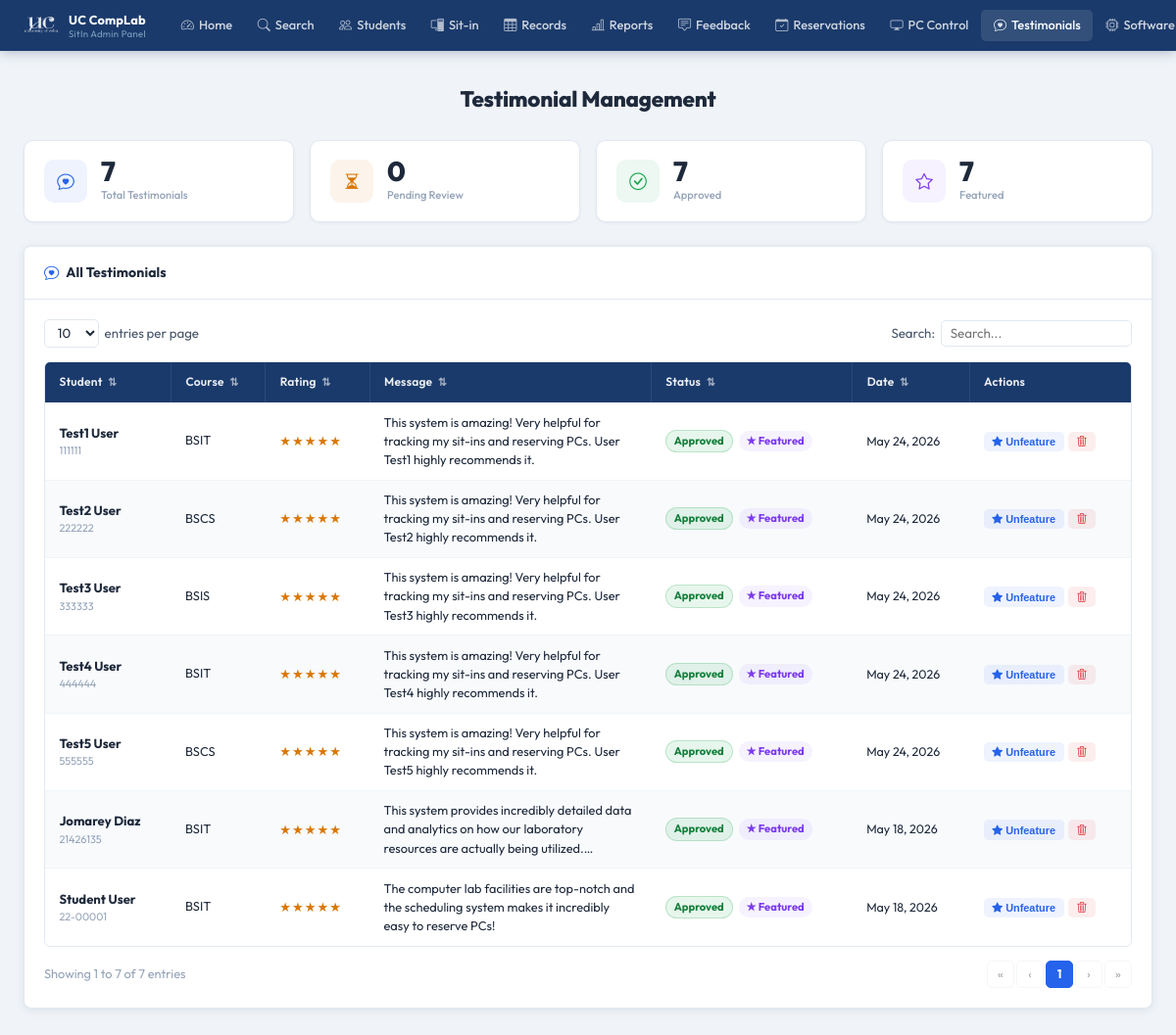
The app's page /pages/admin/testimonials.php (signed in), older data.
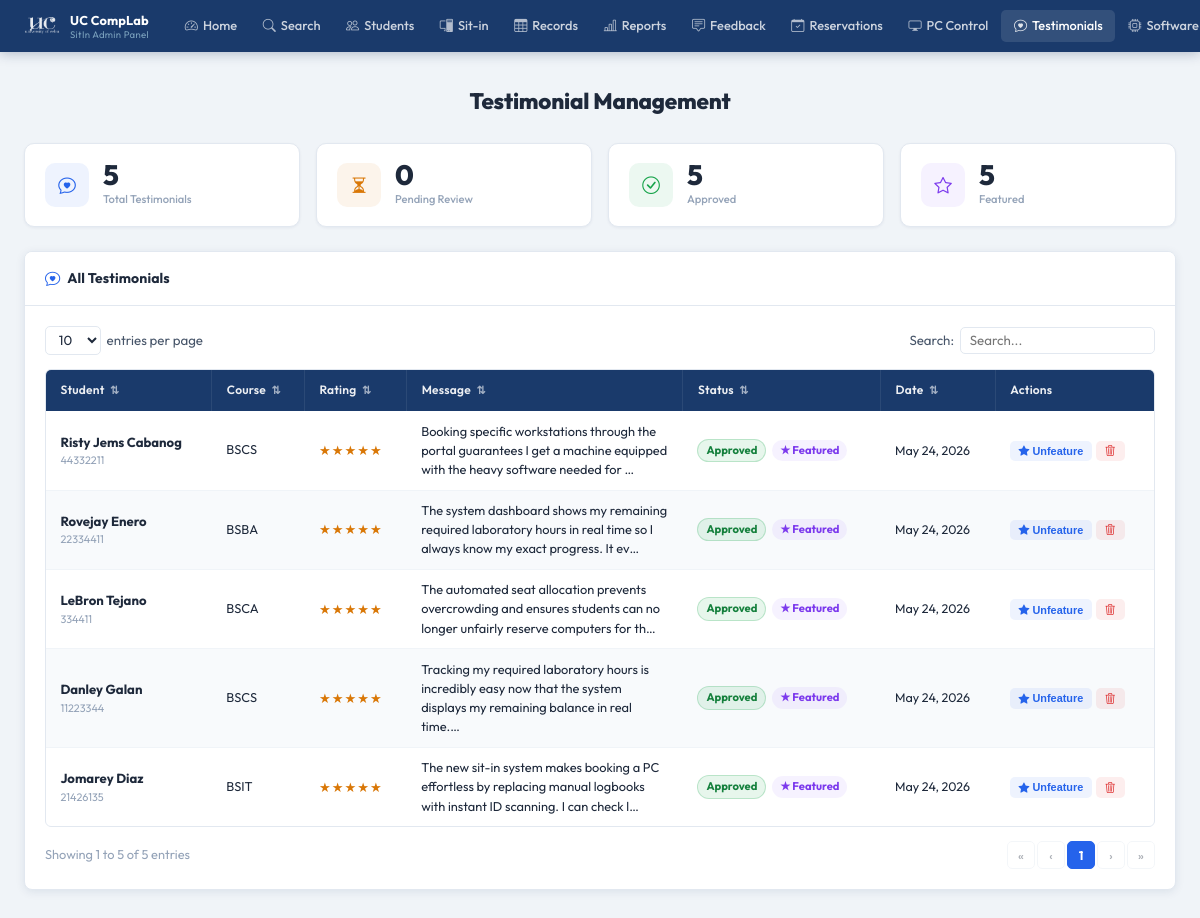
The same page, newer data.
### tables this page shows
CREATE TABLE testimonials (
            id          INTEGER PRIMARY KEY AUTOINCREMENT,
            user_id     INTEGER NOT NULL,
            message     TEXT    NOT NULL,
            rating      INTEGER DEFAULT 5,
            status      TEXT    DEFAULT 'pending',
            is_featured INTEGER DEFAULT 0,
            created_at  DATETIME DEFAULT CURRENT_TIMESTAMP,
            FOREIGN KEY (user_id) REFERENCES users(id) ON DELETE CASCADE
        );

CREATE TABLE users (
            id                 INTEGER PRIMARY KEY AUTOINCREMENT,
            first_name         TEXT    NOT NULL,
            last_name          TEXT    NOT NULL,
            middle_name        TEXT,
            student_id         TEXT    UNIQUE NOT NULL,
            course             TEXT    NOT NULL,
            course_level       INTEGER NOT NULL,
            email              TEXT    UNIQUE NOT NULL,
            address            TEXT    NOT NULL,
            password           TEXT    NOT NULL,
            remaining_sessions INTEGER DEFAULT 30,
            created_at         DATETIME DEFAULT CURRENT_TIMESTAMP
        , profile_picture TEXT, points INTEGER DEFAULT 0);

### pages/admin/testimonials.php (the view, shortened to what this page needs)
<?php
$base = '../../';
$db = getDB();
$testimonials = $db->query("
    SELECT t.*, u.student_id,
           u.first_name || ' ' || u.last_name AS full_name,
           u.course
    FROM testimonials t
    JOIN users u ON u.id = t.user_id
    ORDER BY t.created_at DESC
")->fetchAll();
$total    = count($testimonials);
$pending  = count(array_filter($testimonials, fn($t) => $t['status'] === 'pending'));
$approved = count(array_filter($testimonials, fn($t) => $t['status'] === 'approved'));
$featured = count(array_filter($testimonials, fn($t) => $t['is_featured']));
?>
<!DOCTYPE html>
<html lang="en">
<head>
  <link rel="stylesheet" href="<?= $base ?>assets/css/admin.css"/>
  <link rel="stylesheet" href="https://cdn.jsdelivr.net/npm/bootstrap-icons@1.11.3/font/bootstrap-icons.css"/>
</head>
<body>
<?php require_once __DIR__ . '/../../includes/admin-navbar.php'; ?>
<div class="admin-page">
  <div class="admin-inner">
    <h1 class="a-page-title">Testimonial Management</h1>
    <div class="tst-stat-grid">
      <div class="tst-stat-card">
        <div class="tst-stat-ico" style="background:rgba(37,99,235,0.08);color:#2563EB;"><i class="bi bi-chat-heart"></i></div>
        <div><div class="tst-stat-val"><?= $total ?></div><div class="tst-stat-lbl">Total Testimonials</div></div>
      </div>
      <div class="tst-stat-card">
        <div class="tst-stat-ico" style="background:rgba(217,119,6,0.08);color:#d97706;"><i class="bi bi-hourglass-split"></i></div>
        <div><div class="tst-stat-val"><?= $pending ?></div><div class="tst-stat-lbl">Pending Review</div></div>
      </div>
      <div class="tst-stat-card">
        <div class="tst-stat-ico" style="background:rgba(22,163,74,0.08);color:#16a34a;"><i class="bi bi-check-circle"></i></div>
        <div><div class="tst-stat-val"><?= $approved ?></div><div class="tst-stat-lbl">Approved</div></div>
      </div>
      <div class="tst-stat-card">
        <div class="tst-stat-ico" style="background:rgba(139,92,246,0.08);color:#7c3aed;"><i class="bi bi-star"></i></div>
        <div><div class="tst-stat-val"><?= $featured ?></div><div class="tst-stat-lbl">Featured</div></div>
      </div>
    </div>
    <div class="a-card">
      <div class="a-card-header">
        <i class="bi bi-chat-heart"></i> All Testimonials
      </div>
      <div class="a-card-body">
        <div class="a-table-controls">
          <div class="a-entries-wrap">
            <select id="tstSelect" class="a-entries-select">
              <option>10</option><option>25</option><option>50</option>
            </select>
            <span>entries per page</span>
          </div>
          <div class="a-search-wrap">
            <label>Search:</label>
            <input type="text" id="tstSearch" class="a-search-box" placeholder="Search..."/>
          </div>
        </div>
        <div class="a-table-wrap">
          <table class="a-table" id="tstTable">
            <thead>
              <tr>
                <th class="a-sortable" data-col="0">Student <span class="a-sort-icon">⇅</span></th>
                <th class="a-sortable" data-col="1">Course <span class="a-sort-icon">⇅</span></th>
                <th class="a-sortable" data-col="2">Rating <span class="a-sort-icon">⇅</span></th>
                <th class="a-sortable" data-col="3">Message <span class="a-sort-icon">⇅</span></th>
                <th class="a-sortable" data-col="4">Status <span class="a-sort-icon">⇅</span></th>
                <th class="a-sortable" data-col="5">Date <span class="a-sort-icon">⇅</span></th>
                <th>Actions</th>
              </tr>
            </thead>
            <tbody id="tstBody">
              <?php if (empty($testimonials)): ?>
                <tr class="a-table-empty"><td colspan="7">No testimonials submitted yet.</td></tr>
              <?php else: ?>
                <?php foreach ($testimonials as $t): ?>
                  <tr class="a-data-row">
                    <td>
                      <div style="font-weight:700;font-size:0.82rem;"><?= htmlspecialchars($t['full_name']) ?></div>
                      <div style="font-size:0.68rem;color:#94a3b8;"><?= htmlspecialchars($t['student_id']) ?></div>
                    </td>
                    <td style="font-size:0.80rem;"><?= htmlspecialchars($t['course']) ?></td>
                    <td>
                      <span class="rating-stars">
                        <?= str_repeat('★', (int)$t['rating']) ?><?php if ((int)$t['rating'] < 5): ?><span class="off"><?= str_repeat('★', 5 - (int)$t['rating']) ?></span><?php endif; ?>
                      </span>
                    </td>
                    <td style="max-width:250px;white-space:normal;line-height:1.5;font-size:0.80rem;">
                      <?= htmlspecialchars(mb_substr($t['message'], 0, 120)) ?><?= strlen($t['message']) > 120 ? '…' : '' ?>
                    </td>
                    <td>
                      <span class="a-badge badge-<?= $t['status'] ?>"><?= ucfirst($t['status']) ?></span>
                      <?php if ($t['is_featured']): ?>
                        <span class="a-badge" style="background:rgba(139,92,246,0.08);color:#7c3aed;margin-left:3px;">★ Featured</span>
                      <?php endif; ?>
                    </td>
                    <td style="font-size:0.78rem;"><?= date('M j, Y', strtotime($t['created_at'])) ?></td>
                    <td>
                      <div class="tst-actions">
                        <?php if ($t['status'] === 'approved' && !$t['is_featured']): ?>
                          <form method="POST" style="display:inline;">
                            <input type="hidden" name="action" value="feature"><input type="hidden" name="test_id" value="<?= $t['id'] ?>">
                            <button type="submit" class="tst-act-btn tst-act-feature"><i class="bi bi-star"></i> Feature</button>
                          </form>
                        <?php elseif ($t['is_featured']): ?>
                          <form method="POST" style="display:inline;">
                            <button type="submit" class="tst-act-btn tst-act-feature"><i class="bi bi-star-fill"></i> Unfeature</button>
                          </form>
                        <?php endif; ?>
                        <form method="POST" style="display:inline;" onsubmit="return confirm('Delete this testimonial?')">
                          <button type="submit" class="tst-act-btn tst-act-delete"><i class="bi bi-trash3"></i></button>
                        </form>
                      </div>
                    </td>
                  </tr>
                <?php endforeach; ?>
              <?php endif; ?>
            </tbody>
          </table>
        </div>
        <div class="a-table-footer">
          <div class="a-table-info" id="tstInfo"></div>
          <div class="a-pagination" id="tstPag"></div>
        </div>
      </div>
    </div>
  </div>
</div>
</body>
</html>

### includes/admin-navbar.php (shortened to what this page needs)
<?php
$_currentFile = basename($_SERVER['PHP_SELF']);
function _aNav(string $file): string {
    global $_currentFile;
    return $_currentFile === $file ? 'a-active' : '';
}
?>
<nav class="admin-navbar">
  <div class="admin-nav-inner">
    <a href="<?= $base ?>pages/admin/index.php" class="admin-brand-wrap">
      <img src="<?= $base ?>assets/images/uc-logo-white.png" alt="UC" class="admin-brand-logo" />
      <div class="admin-brand-text">
        <span class="admin-brand-name">UC CompLab</span>
        <span class="admin-brand-sub">SitIn Admin Panel</span>
      </div>
    </a>
    <ul class="admin-nav-links">
      <li><a href="<?= $base ?>pages/admin/index.php" class="<?= _aNav('index.php') ?>">
        <i class="bi bi-speedometer2"></i> Home
      </a></li>
      <li><a href="#" id="adminSearchBtn">
        <i class="bi bi-search"></i> Search
      </a></li>
      <li><a href="<?= $base ?>pages/admin/students.php" class="<?= _aNav('students.php') ?>">
        <i class="bi bi-people"></i> Students
      </a></li>
      <li><a href="<?= $base ?>pages/admin/sitin.php" class="<?= _aNav('sitin.php') ?>">
        <i class="bi bi-pc-display"></i> Sit-in
      </a></li>
      <li><a href="<?= $base ?>pages/admin/view-sitin.php" class="<?= _aNav('view-sitin.php') ?>">
        <i class="bi bi-table"></i> Records
      </a></li>
      <li><a href="<?= $base ?>pages/admin/sitin-reports.php" class="<?= _aNav('sitin-reports.php') ?>">
        <i class="bi bi-bar-chart-line"></i> Reports
      </a></li>
      <li><a href="<?= $base ?>pages/admin/feedback.php" class="<?= _aNav('feedback.php') ?>">
        <i class="bi bi-chat-square-text"></i> Feedback
      </a></li>
      <li><a href="<?= $base ?>pages/admin/reservation.php" class="<?= _aNav('reservation.php') ?>">
        <i class="bi bi-calendar-check"></i> Reservations
      </a></li>
      <li><a href="<?= $base ?>pages/admin/pc-control.php" class="<?= _aNav('pc-control.php') ?>">
        <i class="bi bi-display"></i> PC Control
      </a></li>
      <li><a href="<?= $base ?>pages/admin/testimonials.php" class="<?= _aNav('testimonials.php') ?>">
        <i class="bi bi-chat-heart"></i> Testimonials
      </a></li>
      <li><a href="<?= $base ?>pages/admin/software.php" class="<?= _aNav('software.php') ?>">
        <i class="bi bi-cpu"></i> Software
      </a></li>
    </ul>
  </div>
</nav>

### assets/css/admin.css (style rules this page uses)
:root { --a-navy: #1a3a6b; --a-blue: #1e4da1; --a-mid: #2563EB; --a-light: #dbeafe; --a-white: #ffffff; --a-gray50: #f8fafc; --a-gray100: #f0f4f8; --a-gray200: #e2e8f0; --a-gray400: #94a3b8; --a-gray600: #475569; --a-navy900: #0d1b2e; --a-green: #16a34a; --a-red: #dc2626; --a-yellow: #d97706; --font: 'Outfit', sans-serif; --radius: 8px; --shadow-xs: 0 1px 3px rgba(15,40,84,0.07); --shadow: 0 2px 10px rgba(15,40,84,0.09); }
*, *::before, *::after { box-sizing: border-box; margin: 0; padding: 0; }
body { font-family: var(--font); background: #f0f4f8; color: #1e293b; line-height: 1.55; -webkit-font-smoothing: antialiased; }
a { text-decoration: none; color: inherit; }
.admin-navbar { background: var(--a-navy); position: fixed; top: 0; left: 0; right: 0; z-index: 1000; box-shadow: 0 1px 12px rgba(15,40,84,0.30); }
.admin-nav-inner { display: flex; align-items: center; padding: 0 1.5rem; height: 52px; gap: 0.2rem; }
.admin-nav-links { display: flex; align-items: center; list-style: none; gap: 0; margin-left: auto; }
.admin-nav-links li a { display: flex; align-items: center; gap: 5px; padding: 0.38rem 0.8rem; font-size: 0.80rem; font-weight: 500; color: rgba(255,255,255,0.78); border-radius: 5px; transition: background 0.18s, color 0.18s; white-space: nowrap; cursor: pointer; }
.admin-nav-links li a i { font-size: 0.82rem; opacity: 0.85; }
.admin-nav-links li a:hover, .admin-nav-links li a.a-active { color: #fff; background: rgba(255,255,255,0.11); }
.admin-page { padding-top: 52px; min-height: 100vh; }
.admin-inner { max-width: 1280px; margin: 0 auto; padding: 2rem 1.5rem; }
.a-page-title { font-size: 1.4rem; font-weight: 800; color: #1e293b; text-align: center; margin-bottom: 1.5rem; letter-spacing: -0.2px; }
.a-card { background: var(--a-white); border-radius: var(--radius); box-shadow: var(--shadow); border: 1px solid var(--a-gray200); overflow: hidden; }
.a-card-header { background: var(--a-white); color: #1e293b; padding: 0.9rem 1.25rem; font-size: 0.875rem; font-weight: 700; display: flex; align-items: center; gap: 7px; border-bottom: 1px solid var(--a-gray200); letter-spacing: 0.1px; }
.a-card-header i { color: var(--a-mid); font-size: 0.95rem; flex-shrink: 0; }
.a-card-body { padding: 1.25rem; }
.rating-stars { color: #d97706; font-size: 0.85rem; letter-spacing: 1px; }
.a-table-controls { display: flex; align-items: center; justify-content: space-between; margin-bottom: 0.875rem; flex-wrap: wrap; gap: 0.5rem; }
.a-entries-wrap { display: flex; align-items: center; gap: 6px; font-size: 0.83rem; color: var(--a-gray600); }
.a-entries-select, .a-search-box { padding: 0.3rem 0.55rem; border: 1.5px solid var(--a-gray200); border-radius: 5px; font-family: var(--font); font-size: 0.83rem; outline: none; transition: border-color 0.18s; color: #1e293b; background: var(--a-white); }
.a-search-box { width: 195px; }
.a-search-wrap { display: flex; align-items: center; gap: 6px; font-size: 0.83rem; color: var(--a-gray600); }
.a-table-wrap { overflow-x: auto; border-radius: 6px; border: 1px solid var(--a-gray200); }
.a-table { width: 100%; border-collapse: collapse; font-size: 0.83rem; }
.a-table thead tr { background: var(--a-navy); }
.a-table thead th { padding: 0.7rem 0.9rem; color: rgba(255,255,255,0.92); font-weight: 600; font-size: 0.75rem; text-align: left; white-space: nowrap; border-right: 1px solid rgba(255,255,255,0.08); cursor: pointer; user-select: none; transition: background 0.14s; letter-spacing: 0.2px; }
.a-table thead th:last-child { border-right: none; }
.a-sort-icon { font-size: 0.68rem; opacity: 0.65; margin-left: 3px; }
.a-table tbody tr { border-bottom: 1px solid var(--a-gray100); transition: background 0.12s; }
.a-table tbody tr:last-child { border-bottom: none; }
.a-table tbody tr:nth-child(even) { background: var(--a-gray50); }
.a-table tbody td { padding: 0.65rem 0.9rem; color: #1e293b; vertical-align: middle; }
.a-table-footer { display: flex; align-items: center; justify-content: space-between; margin-top: 0.875rem; flex-wrap: wrap; gap: 0.5rem; }
.a-table-info { font-size: 0.80rem; color: var(--a-gray400); }
.a-pagination { display: flex; gap: 2px; }
.a-badge { display: inline-flex; align-items: center; gap: 4px; padding: 2px 8px; border-radius: 100px; font-size: 0.70rem; font-weight: 700; text-transform: capitalize; white-space: nowrap; }
.badge-approved { background: rgba(22,163,74,0.10); color: #15803d; border: 1px solid rgba(22,163,74,0.22); }

Row changes from the older to the newer data that the page shows:
removed testimonials: full_name "Test1 User", user.student_id "111111", user.course "BSIT", rating "★★★★★", message "This system is amazing! Very helpful for tracking my sit-ins and reserving PCs. User Test1 highly recommends it.", status "Approved", is_featured "★ Featured", created_at "May 24, 2026"
removed testimonials: full_name "Test2 User", user.student_id "222222", user.course "BSCS", rating "★★★★★", message "This system is amazing! Very helpful for tracking my sit-ins and reserving PCs. User Test2 highly recommends it.", status "Approved", is_featured "★ Featured", created_at "May 24, 2026"
removed testimonials: full_name "Test3 User", user.student_id "333333", user.course "BSIS", rating "★★★★★", message "This system is amazing! Very helpful for tracking my sit-ins and reserving PCs. User Test3 highly recommends it.", status "Approved", is_featured "★ Featured", created_at "May 24, 2026"
removed testimonials: full_name "Test4 User", user.student_id "444444", user.course "BSIT", rating "★★★★★", message "This system is amazing! Very helpful for tracking my sit-ins and reserving PCs. User Test4 highly recommends it.", status "Approved", is_featured "★ Featured", created_at "May 24, 2026"
removed testimonials: full_name "Test5 User", user.student_id "555555", user.course "BSCS", rating "★★★★★", message "This system is amazing! Very helpful for tracking my sit-ins and reserving PCs. User Test5 highly recommends it.", status "Approved", is_featured "★ Featured", created_at "May 24, 2026"
removed testimonials: full_name "Jomarey Diaz", user.student_id "21426135", user.course "BSIT", rating "★★★★★", message "This system provides incredibly detailed data and analytics on how our laboratory resources are actually being utilized.", status "Approved", is_featured "★ Featured", created_at "May 18, 2026"
removed testimonials: full_name "Student User", user.student_id "22-00001", user.course "BSIT", rating "★★★★★", message "The computer lab facilities are top-notch and the scheduling system makes it incredibly easy to reserve PCs!", status "Approved", is_featured "★ Featured", created_at "May 18, 2026"
added testimonials: full_name "Risty Jems Cabanog", user.student_id "44332211", user.course "BSCS", rating "★★★★★", message "Booking specific workstations through the portal guarantees I get a machine equipped with the heavy software needed for", status "Approved", is_featured "★ Featured", created_at "May 24, 2026"
added testimonials: full_name "Rovejay Enero", user.student_id "22334411", user.course "BSBA", rating "★★★★★", message "The system dashboard shows my remaining required laboratory hours in real time so I always know my exact progress. It ev", status "Approved", is_featured "★ Featured", created_at "May 24, 2026"
added testimonials: full_name "LeBron Tejano", user.student_id "334411", user.course "BSCA", rating "★★★★★", message "The automated seat allocation prevents overcrowding and ensures students can no longer unfairly reserve computers for th", status "Approved", is_featured "★ Featured", created_at "May 24, 2026"
added testimonials: full_name "Danley Galan", user.student_id "11223344", user.course "BSCS", rating "★★★★★", message "Tracking my required laboratory hours is incredibly easy now that the system displays my remaining balance in real time.", status "Approved", is_featured "★ Featured", created_at "May 24, 2026"
added testimonials: full_name "Jomarey Diaz", user.student_id "21426135", user.course "BSIT", rating "★★★★★", message "The new sit-in system makes booking a PC effortless by replacing manual logbooks with instant ID scanning. I can check l", status "Approved", is_featured "★ Featured", created_at "May 24, 2026"
Text that changed along with them:
$total: "7" → "5"
$approved: "7" → "5"
$featured: "7" → "5"
text written by a page script: "Showing 1 to 7 of 7 entries" → "Showing 1 to 5 of 5 entries"
